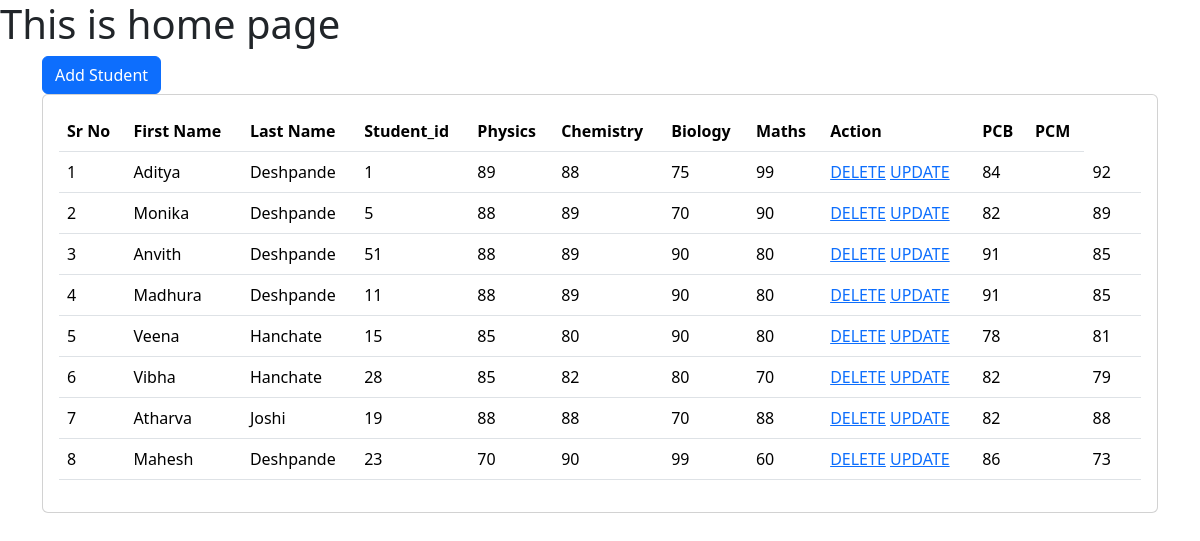
The app's page /students/home/, older data.
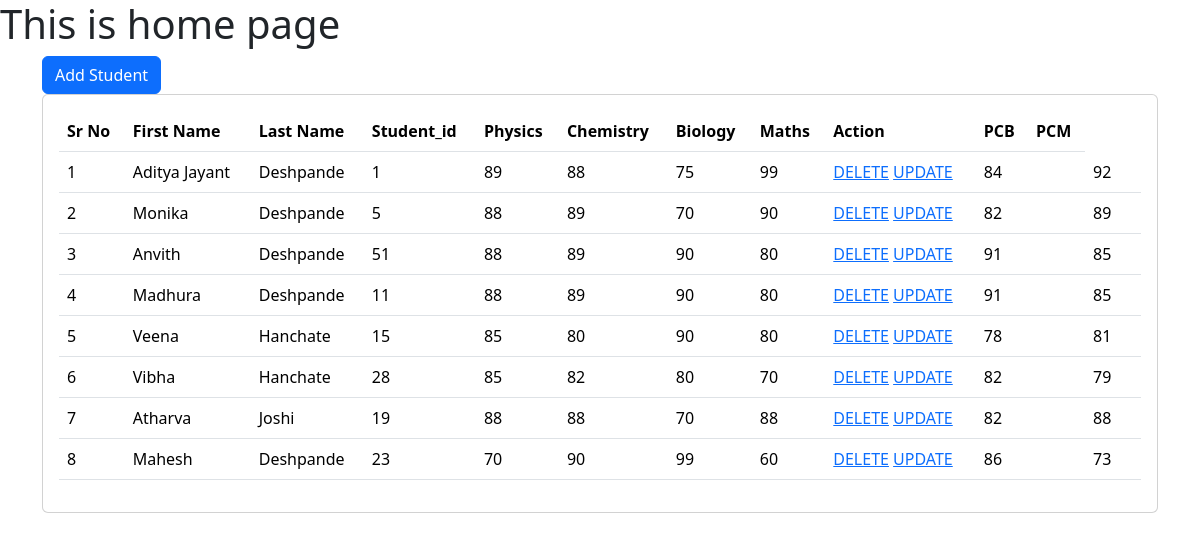
The same page, newer data.
### students/models.py (models this page shows, shortened)
class Students(models.Model):
    firstname = models.CharField(max_length=20)
    lastname = models.CharField(max_length=20)
    student_id = models.CharField(max_length=100)
    phy=models.IntegerField(default=90)
    chem=models.IntegerField(default=90)
    bio=models.IntegerField(default=90)
    maths=models.IntegerField(default=90)
    pcb=models.IntegerField(default=90)
    pcm=models.IntegerField(default=90)

### students/views.py (the view)
# urls.py: path('home/', students_home),
def students_home(request):
    students = Students.objects.all()
    return render(request, "students/home.html", {
        'students':students
    })

### templates/students/home.html (shortened to what this page needs)
<!DOCTYPE html>
<html lang="en">
<head>
    <link href="https://cdn.jsdelivr.net/npm/bootstrap@5.3.2/dist/css/bootstrap.min.css" rel="stylesheet">
</head>
<body>
    <h1> This is home page</h1>
    <div class="container">
        <a class="btn btn-primary" href="/students/students_data" role="button">Add Student</a>
        <br>
    </div>
    <div class="container">
        <div class="row">
            <div class="col-md-12">
                <div class="card">
                    <div class="card-body">
                        <table class="table">
                            <thead>
                                <tr>
                                    <th>Sr No</th>
                                    <th>First Name</th>
                                    <th>Last Name</th>
                                    <th>Student_id</th>
                                    <th>Physics</th>
                                    <th>Chemistry</th>
                                    <th>Biology</th>
                                    <th>Maths</th>
                                    <th>Action</th>
                                    <th>PCB</th>
                                    <th>PCM</th>
                                </tr>
                            </thead>
                            <tbody>
                                {% for s in students %}
                                <tr>
                                    <td>{{forloop.counter}}</td>
                                    <td>{{s.firstname}}</td>
                                    <td>{{s.lastname}}</td>
                                    <td>{{s.student_id}}</td>
                                    <td>{{s.phy}}</td>
                                    <td>{{s.chem}}</td>
                                    <td>{{s.bio}}</td>
                                    <td>{{s.maths}}</td>
                                    <td>
                                        <a href="/students/delete-student/{{s.id}}">DELETE</a>
                                        <a href="/students/update-student/{{s.id}}">UPDATE</a>
                                    </td>
                                    <td>{{s.pcb}}<td>
                                    <td>{{s.pcm}}<td>
                                </tr>
                                {% endfor %}
                            </tbody>
                        </table>
                    </div>
                </div>
            </div>
        </div>
    </div>
</body>
</html>

Row changes from the older to the newer data that the page shows:
changed Students: firstname "Aditya" → "Aditya Jayant"
